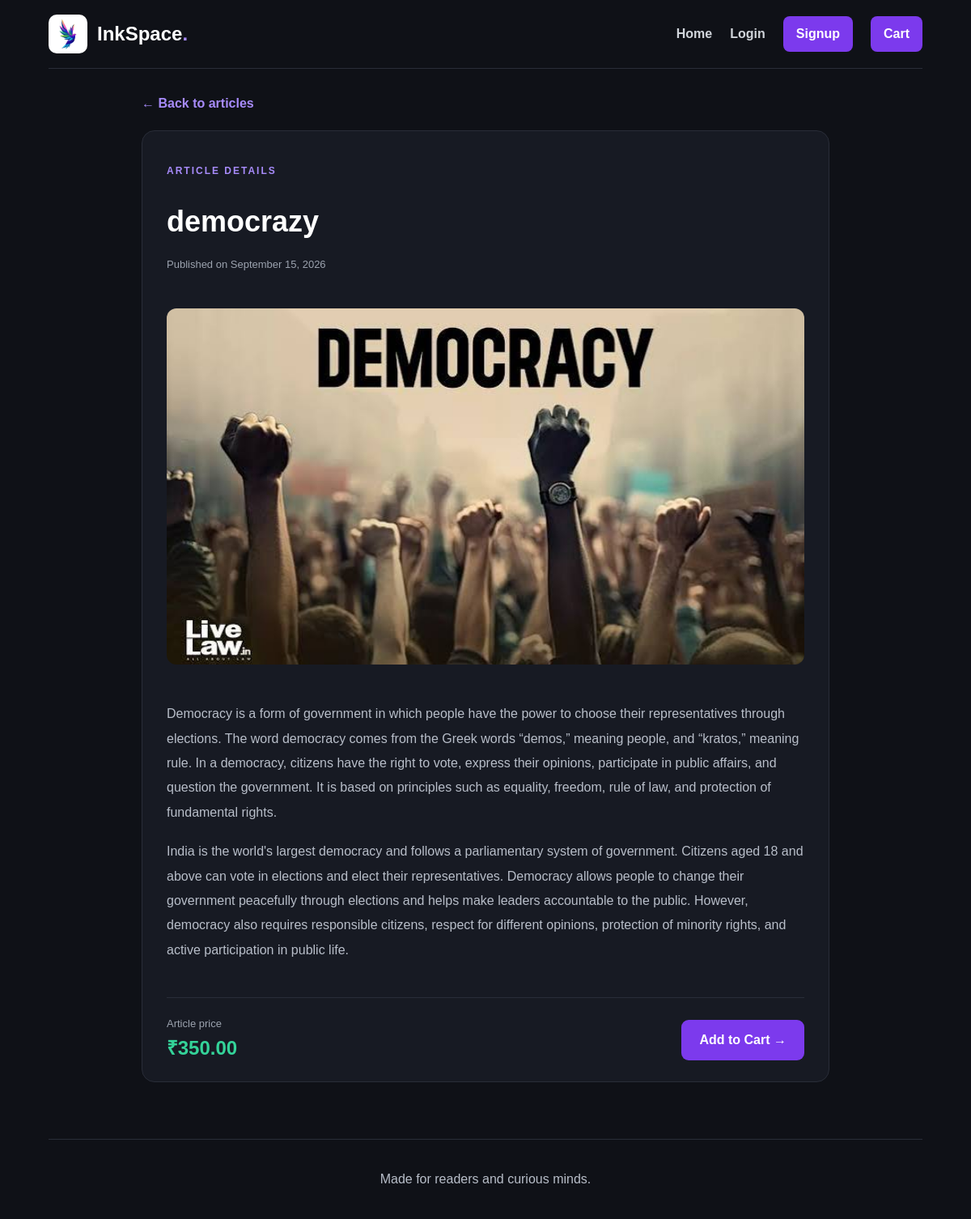
/articles/1/, run on the app's committed database.
### articles/models.py (models this page shows, shortened)
class article(models.Model):
    title=models.CharField(max_length=100)
    slug=models.SlugField()
    body=models.TextField()
    date=models.DateTimeField(auto_now_add=True)
    thumb=models.ImageField(upload_to='images/',null=True,blank=True)
    author=models.ForeignKey(User,on_delete=models.CASCADE,null=True,blank=True)
    price = models.DecimalField(max_digits=10, decimal_places=2, default=0)

### articles/views.py (the view)
# urls.py: path('<slug:slug>/',views.articledetails,name='details'),
def articledetails(request, slug):
    article_detail = article.objects.get(slug=slug)
    return render(request, 'article_details.html', {
        'article': article_detail
    })

### articles/templates/article_details.html
{% extends 'baselayout.html' %}
{% block content %}
<div class="article-detail">
    <a href="{% url 'home' %}" class="back-link">
        ← Back to articles
    </a>
    <article class="detail-card">
        <div class="detail-header">
            <p class="detail-label">ARTICLE DETAILS</p>
            <h1>{{ article.title }}</h1>
            <p class="detail-date">
                Published on {{ article.date|date:"F d, Y" }}
            </p>
        </div>
        {% if article.thumb %}
            <img
                class="detail-image"
                src="{{ article.thumb.url }}"
                alt="{{ article.title }}"
            >
        {% endif %}
        <div class="detail-body">
            {{ article.body|linebreaks }}
        </div>
        <div class="detail-footer">
            <div>
                <p class="detail-price-label">Article price</p>
                <p class="detail-price">₹{{ article.price }}</p>
            </div>
            <a
                href="{% url 'articles:add_to_cart' article.id %}"
                class="add-cart-button"
            >
                Add to Cart →
            </a>
        </div>
    </article>
</div>
{% endblock %}

### assets/css/styles.css (style rules this page uses)
body { margin: 0; padding: 0; background-color: #0f1117; color: #f5f5f5; font-family: Arial, sans-serif; line-height: 1.6; }
h1 { color: #ffffff; font-size: 42px; margin-bottom: 20px; }
p { color: #b8bec9; }
a { color: #a78bfa; text-decoration: none; }
.article-detail { max-width: 850px; margin: 30px auto; }
.back-link { display: inline-block; margin-bottom: 20px; color: #a78bfa; font-weight: bold; }
.detail-card { overflow: hidden; background-color: #171a23; border: 1px solid #292d38; border-radius: 16px; }
.detail-header { padding: 28px 30px 10px; }
.detail-label { color: #a78bfa; font-size: 12px; font-weight: bold; letter-spacing: 2px; }
.detail-header h1 { font-size: 36px; line-height: 1.3; overflow-wrap: anywhere; }
.detail-date { color: #9ca3af; font-size: 13px; }
.detail-image { display: block; width: calc(100% - 60px); max-height: 440px; margin: 20px 30px; border-radius: 12px; object-fit: cover; }
.detail-body { padding: 10px 30px 25px; color: #d1d5db; font-size: 16px; line-height: 1.9; overflow-wrap: anywhere; }
.detail-body p { margin-bottom: 18px; }
.detail-footer { display: flex; align-items: center; justify-content: space-between; gap: 20px; flex-wrap: wrap; margin: 0 30px; padding: 22px 0; border-top: 1px solid #292d38; }
.detail-price-label { margin: 0; color: #9ca3af; font-size: 13px; }
.detail-price { margin: 0; color: #34d399; font-size: 24px; font-weight: bold; }
.add-cart-button { display: inline-block; padding: 12px 22px; border-radius: 9px; background-color: #7c3aed; color: white; font-weight: bold; transition: background-color 0.2s ease; }

### data on the page
article: title "democrazy", date "September 15, 2026", thumb (picture), body "Democracy is a form of government in which people have the power to choose their representatives through elections. The word democracy comes from the Greek words “demos,” meaning people, and “kratos,” meaning rule. In a democracy, citizens have the right to vote, express their opinions, participate in public affairs, and question the government. It is based on principles such as equality, freedom, rule of law, and protection of fundamental rights. India is the world's largest democracy and follows a parliamentary system of government. Citizens aged 18 and above can vote in elections and elect their representatives. Democracy allows people to change their government peacefully through…", price "350.00"
